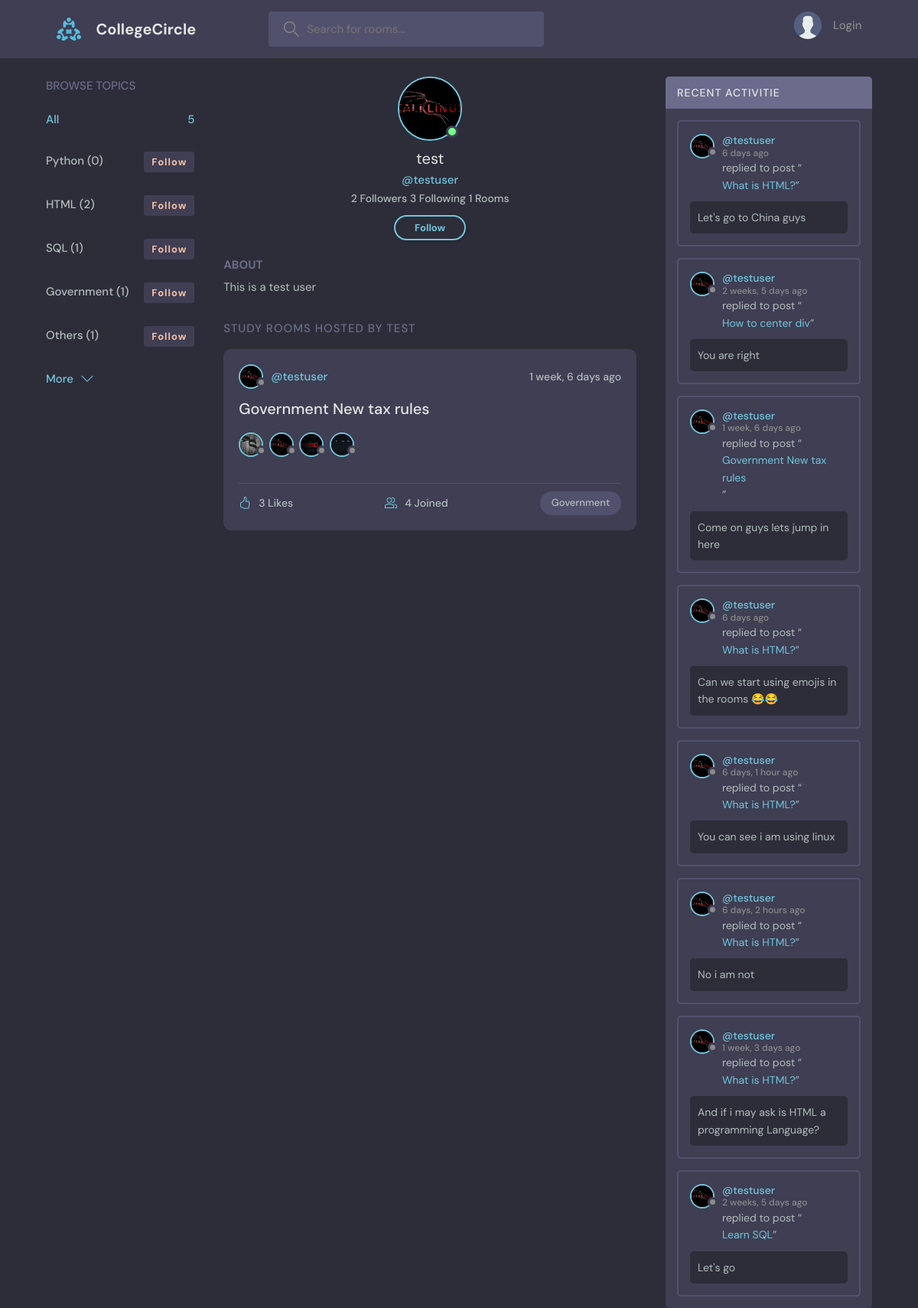
The page /profile/testuser/ on the database as committed earlier.
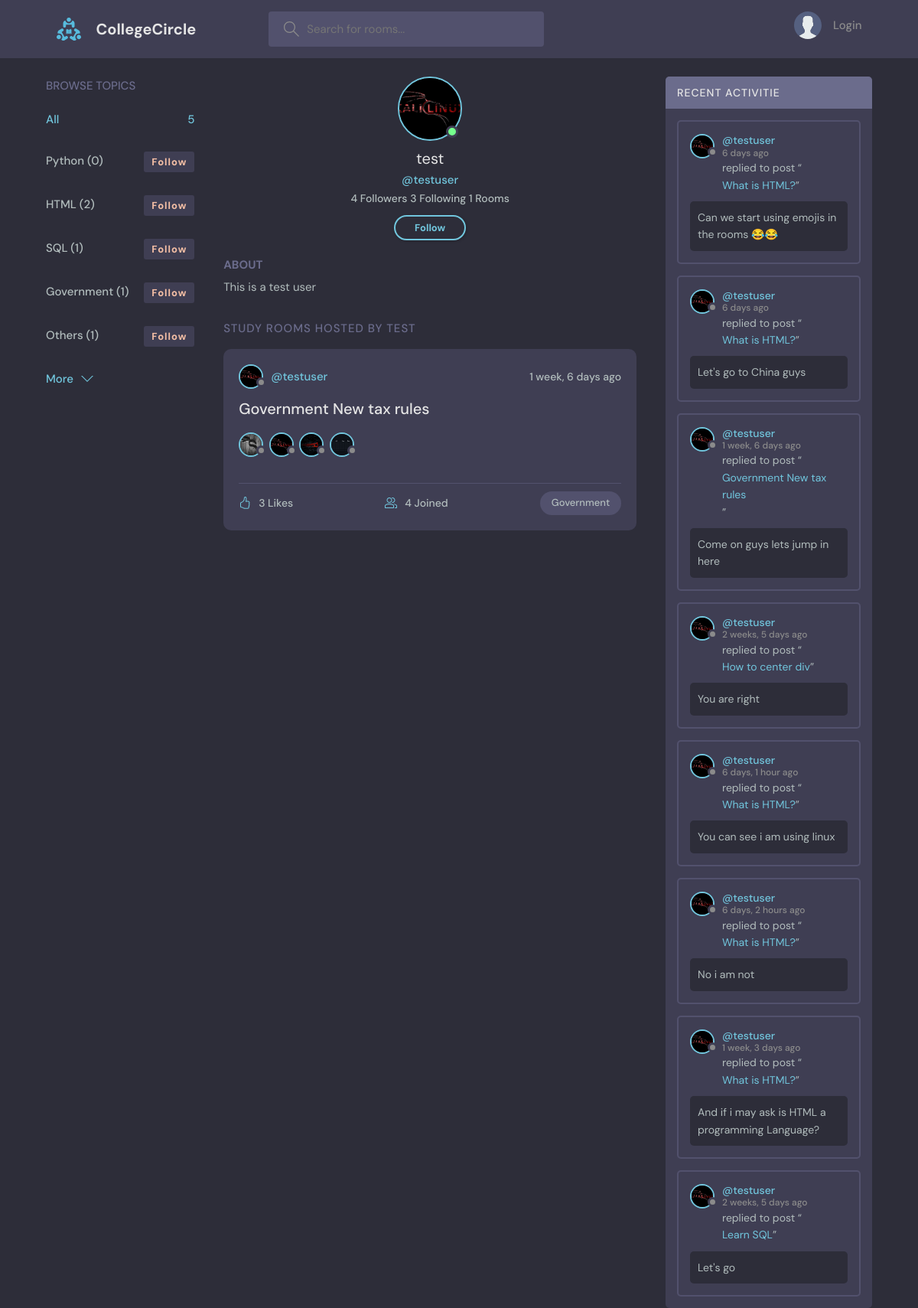
The same page on the database as committed later.
### base/models.py (models this page shows, shortened)
class Topic(models.Model):
    name = models.CharField(max_length=200)

class User(AbstractUser):
    name = models.CharField(max_length=200, null=True)
    email = models.EmailField(unique=True, null=True)
    bio = models.TextField(null=True)
    notification_count = models.PositiveIntegerField(default=0)
    avatar = models.ImageField(null=True, default="avatar.svg", upload_to="images/")
    USERNAME_FIELD = 'email'
    REQUIRED_FIELDS = []
    ROLE_CHOICES = [
        ('owner', 'Room Owner'),
        ('admin', 'Room Administrator'),
        ('moderator', 'Room Moderator'),
        ('participant', 'Room Participant'),
    ]
    role = models.CharField(max_length=20, choices=ROLE_CHOICES, default='participant')

class Room(models.Model):
    host = models.ForeignKey(User, on_delete=models.SET_NULL, null=True)
    topic = models.ForeignKey(Topic, on_delete=models.SET_NULL, null=True)
    name = models.CharField(max_length=200)
    description = models.TextField(null=True, blank=True)
    participants = models.ManyToManyField(User, related_name='participant_rooms', blank=True)
    updated = models.DateTimeField(auto_now=True)
    created = models.DateTimeField(auto_now_add=True)
    no_of_likes = models.IntegerField(default=0)
    banned_users = models.ManyToManyField(User, related_name='banned_rooms')
    moderators = models.ManyToManyField(User, related_name='moderated_rooms', blank=True)
    class Meta:
        ordering = ['-updated', '-created']
    def __str__(self):
        return self.name

class Message(models.Model):
    user = models.ForeignKey(User, on_delete=models.CASCADE)
    room = models.ForeignKey(Room, on_delete=models.CASCADE)
    body = models.TextField()
    upvotes = models.ManyToManyField(User, related_name='upvoted_messages')
    downvotes = models.ManyToManyField(User, related_name='downvoted_messages')
    no_of_upvotes = models.IntegerField(default=0)
    no_of_downvotes = models.IntegerField(default=0)
    updated = models.DateTimeField(auto_now=True)
    created = models.DateTimeField(auto_now_add=True)
    file = models.FileField(upload_to=get_upload_path, blank=True, null=True)
    timestamp = models.DateTimeField(default=timezone.now)
    class Meta:
        ordering = ['-updated', '-created']

### base/views.py (the view)
# urls.py: path('profile/<str:username>/', views.profile, name="profile"),
def profile(request, username):
    user = get_object_or_404(User, username=username)
    rooms = user.room_set.all()
    user_rooms = rooms.count()
    room_messages = user.message_set.all()
    topics = Topic.objects.all()
    user_followers = len(FollowersCount.objects.filter(user=username))
    user_following = len(FollowersCount.objects.filter(follower=username))
    context = {'user': user, 'rooms': rooms, 'user_rooms': user_rooms, 'room_messages': room_messages, 'topics': topics, 'user_followers': user_followers, 'user_following': user_following}
    return render(request, 'base/profile.html', context)

### base/templates/base/profile.html (shortened to what this page needs)
{% extends 'main.html' %}
{% block content %}
  <main class="profile-page layout layout--3">
    <div class="container">
      {% include 'base/topics_component.html' %}
      <div class="roomList">
        <div class="profile">
          <div class="profile__avatar">
            <div class="avatar avatar--large active">
              <img src="{{user.avatar.url}}" />
            </div>
          </div>
          <div class="profile__info">
            <h3>{{user.name}}</h3>
            <p>@{{user.username}} <span style="color: #b2bdbd;; font-size: 14px;"><br>
              {% if user_followers == 0 or user_followers == 1 %}
              <span id="follow-count">{{user_followers}}</span> Follower</span>
              {% else %}
              <span id="follow-count">{{user_followers}}</span> Followers</span>
              {% endif %}
              <span style="color: #b2bdbd;; font-size: 14px;"><span id="follow-count">{{user_following}}</span> Following</span>
              <span style="color: #b2bdbd;; font-size: 14px;"><span id="follow-count">{{user_rooms}}</span> Rooms</span></p>
            {% if request.user == user %}
              <a href="{% url 'update-user' %}" class="btn btn--main btn--pill">Edit Profile</a>
            {% else %}
              <form id="followForm" action="{% url 'follow' %}" method="POST">
                  <button type="submit" id="followbtn" class="btn btn--main btn--pill" data-otheruser="d4957522-8b61-42bf-9d33-2f55cac0cad9" data-action="follow">Follow</button>
              </form>
              {% endif %}
          </div>
          <div class="profile__about">
            <h3>About</h3>
            <p>
              {{user.bio}}
            </p>
          </div>
        </div>
        <div class="roomList__header">
          <div>
            <h2>Study Rooms Hosted by {{user.name}}</a>
            </h2>
          </div>
        </div>
        {% include 'base/feed_component.html' %}
      </div>
      {% include 'base/activity_component.html' %}
    </div>
  </main>
{% endblock content %}

### templates/main.html (shortened to what this page needs)
<!DOCTYPE html>
{% load static %}
<html lang="en">
  <head>
    <link rel="stylesheet" type="text/css" media="screen" href="{% static 'styles/style.css' %}">
    <link rel="stylesheet" type="text/css" media="screen" href="{% static 'styles/jquery.toast.css' %}">
  </head>
  <body>
    {% include 'navbar.html' %}
    {% block content %}
    {% endblock %}
  </body>
</html>

### templates/navbar.html (shortened to what this page needs)
{% load static %}
<header class="header header--loggedIn">
    <div class="container">
      <a href="{% url 'home' %}" class="header__logo">
        <img src="{% static 'images/logo.svg' %}" />
        <h1>CollegeCircle</h1>
      </a>
      <form class="header__search" method="GET" action="{% url 'home' %}">
        <label>
          <input name="q" placeholder="Search for rooms..." />
        </label>
      </form>
      <nav class="header__menu">
        {% if request.user.is_authenticated %}
        <div class="header__user">
          <a href="{% url 'update-user' %}">
            <div class="avatar avatar--medium active">
              <img src="{{request.user.avatar.url}}" />
            </div>
            <p>{{request.user.name}}<span>@{{request.user.username}}</span></p>
          </a>
          <button class="dropdown-button">
            <svg version="1.1" xmlns="http://www.w3.org/2000/svg" width="32" height="32" viewBox="0 0 32 32">
              <title>chevron-down</title>
              <path d="M16 21l-13-13h-3l16 16 16-16h-3l-13 13z"></path>
            </svg>
          </button>
            <div class="notification-bell">
              <a href="{% url 'notifications' %}">
                <svg class="bell-icon" xmlns="http://www.w3.org/2000/svg" width="16" height="16" fill="currentColor" class="bi bi-bell" viewBox="0 0 16 16">
                  <path d="M8 16a2 2 0 0 0 2-2H6a2 2 0 0 0 2 2zM8 1.918l-.797.161A4.002 4.002 0 0 0 4 6c0 .628-.134 2.197-.459 3.742-.16.767-.376 1.566-.663 2.258h10.244c-.287-.692-.502-1.49-.663-2.258C12.134 8.197 12 6.628 12 6a4.002 4.002 0 0 0-3.203-3.92L8 1.917zM14.22 12c.223.447.481.801.78 1H1c.299-.199.557-.553.78-1C2.68 10.2 3 6.88 3 6c0-2.42 1.72-4.44 4.005-4.901a1 1 0 1 1 1.99 0A5.002 5.002 0 0 1 13 6c0 .88.32 4.2 1.22 6z"/>
                </svg>
                {% if request.user.notification_count > 0 %}
                  <span class="notification-counter">{{ request.user.notification_count }}</span>
                {% endif %}
              </a>
            </div>
        </div>
        {% else %}
        <a href="{% url 'login' %}">
          <img src="{% static 'images/avatar.svg' %}" />
          <p>Login</p>
        </a>
        {% endif %}
      </nav>
    </div>
  </header>

### base/templates/base/topics_component.html (shortened to what this page needs)
        <div class="topics">
          <div class="topics__header">
            <h2>Browse Topics</h2>
          </div>
          <ul class="topics__list">
            <li>
              <a href="{% url 'home' %}" class="active">All <span>{{topics.count}}</span></a>
            </li>
            {% for topic in topics %}
            <li>
              <a href="{% url 'home' %}?q={{topic.name}}">{{topic.name}} ({{topic.room_set.all.count}})
                <form id="followForm" action="{% url 'follow-topic' %}" method="POST">
                  <button id="followButton" class="topic-follow" data-action="follow" data-id="da8d6b51-253b-496e-9a22-31f70397ee69" data-url="/?q={{topic.name}}">Follow</button>
                </form>
              </a>
            </li>
            {% endfor %}
          </ul>
          <a class="btn btn--link" href="{% url 'topics' %}">
            More
            <svg version="1.1" xmlns="http://www.w3.org/2000/svg" width="32" height="32" viewBox="0 0 32 32">
              <title>chevron-down</title>
              <path d="M16 21l-13-13h-3l16 16 16-16h-3l-13 13z"></path>
            </svg>
          </a>
        </div>

### base/templates/base/feed_component.html (shortened to what this page needs)
{% for room in rooms %}
<div class="roomListRoom">
  <div class="roomListRoom__header">
    <a
      href="{% url 'profile' room.host.username %}"
      class="roomListRoom__author"
    >
      <div class="avatar avatar--small">
        <img src="{{room.host.avatar.url}}" />
      </div>
      <span>@{{room.host.username}}</span>
    </a>
    <div class="roomListRoom__actions">
      <span>{{room.created|timesince}} ago</span>
    </div>
  </div>
  <div class="roomListRoom__content">
    <a href="{% url 'room' room.id %}">{{room.name}}</a>
    <div style="display: flex; column-gap: 0.5em;">
      {% for user in room.participants.all %}
      <a href="{% url 'profile' user.username %}">
        <div class="avatar avatar--small">
          <img src="{{user.avatar.url}}" />
        </div>
      </a>
      {% endfor %}
    </div>
  </div>
  <div class="roomListRoom__meta">
    <a href="/like-room?room_id={{room.id}}" class="likeRoom_button">
      {% if room.no_of_likes == 0 %}
      No Likes
      {% elif room.no_of_likes == 1 %}
      {{room.no_of_likes}} Like
      {% else %}
      {{room.no_of_likes}} Likes
      {% endif %}
    </a>
    <a href="{% url 'room' room.id %}" class="roomListRoom__joined">
      {{room.participants.all.count}} Joined
    </a>
    <p class="roomListRoom__topic">{{room.topic.name}}</p>
  </div>
</div>
{% endfor %}

### base/templates/base/activity_component.html (shortened to what this page needs)
<div class="activities">
  <div class="activities__header">
    <h2>Recent Activitie</h2>
  </div>
  {% for message in room_messages %}
  <div class="activities__box">
    <div class="activities__boxHeader roomListRoom__header">
      <a href="{% url 'profile' message.user.username %}" class="roomListRoom__author">
        <div class="avatar avatar--small">
          <img src="{{message.user.avatar.url}}" />
        </div>
        <p>
          @{{message.user.username}}
          <span>{{message.created|timesince}} ago</span>
        </p>
      </a>
    </div>
    <div class="activities__boxContent">
      <p>replied to post “<a href="{% url 'room' message.room.id %}">{{message.room}}</a>”</p>
      <div class="activities__boxRoomContent">
        {{message.body}}
      </div>
    </div>
  </div>
  {% endfor %}
</div>

Rows that differ between the two databases and show on the page:
changed Message "Can we start using emojis in the rooms 😂😂": moves up the list
changed Message "Come on guys lets jump in here": moves down the list
Other text that changed with them:
{{ user_followers }}: "2" → "4"
